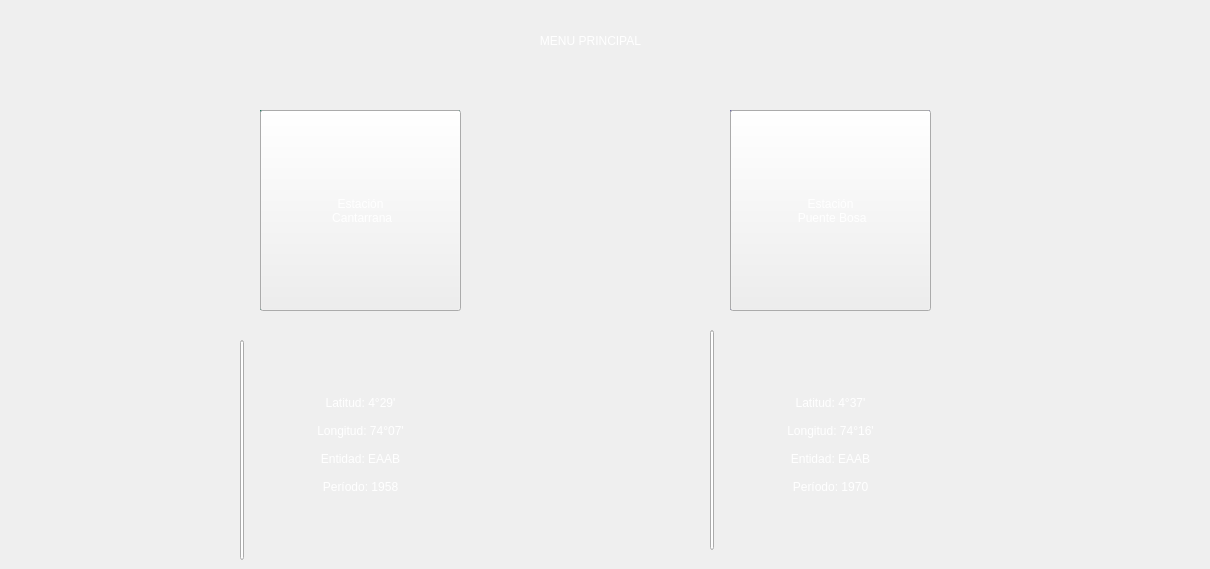
                     <widget class="QWidget" name="MenuPrincipal">
                      <widget class="QPlainTextEdit" name="txtCantarrana">
                       <property name="geometry">
                        <rect>
                         <x>260</x>
                         <y>110</y>
                         <width>200</width>
                         <height>200</height>
                        </rect>
                       </property>
                       <property name="minimumSize">
                        <size>
                         <width>200</width>
                         <height>200</height>
                        </size>
                       </property>
                       <property name="font">
                        <font>
                         <family>Allerta</family>
                         <pointsize>18</pointsize>
                         <italic>false</italic>
                         <bold>false</bold>
                         <underline>false</underline>
                         <kerning>true</kerning>
                        </font>
                       </property>
                       <property name="toolTip">
                        <string>&lt;!DOCTYPE HTML PUBLIC &quot;-//W3C//DTD HTML 4.0//EN&quot; &quot;http://www.w3.org/TR/REC-html40/strict.dtd&quot;&gt;
&lt;html&gt;&lt;head&gt;&lt;meta name=&quot;qrichtext&quot; content=&quot;1&quot; /&gt;&lt;meta charset=&quot;utf-8&quot; /&gt;&lt;style type=&quot;text/css&quot;&gt;
p, li { white-space: pre-wrap; }
&lt;/style&gt;&lt;/head&gt;&lt;body style=&quot; font-family:'Allerta'; font-size:18pt; font-weight:500; font-style:normal;&quot;&gt;
&lt;p style=&quot;-qt-paragraph-type:empty; margin-top:30px; margin-bottom:0px; margin-left:0px; margin-right:0px; -qt-block-indent:0; text-indent:0px;&quot;&gt;&lt;br /&gt;&lt;/p&gt;&lt;/body&gt;&lt;/html&gt;</string>
                       </property>
                       <property name="whatsThis">
                        <string/>
                       </property>
                       <property name="layoutDirection">
                        <enum>Qt::LeftToRight</enum>
                       </property>
                       <property name="autoFillBackground">
                        <bool>false</bool>
                       </property>
                       <property name="styleSheet">
                        <string notr="true">font: 500 18pt &quot;Allerta&quot;;
background-color: rgb(57, 163, 136);
</string>
                       </property>
                       <property name="readOnly">
                        <bool>false</bool>
                       </property>
                       <property name="plainText">
                        <string/>
                       </property>
                       <property name="tabStopDistance">
                        <double>96.000000000000000</double>
                       </property>
                      </widget>
                      <widget class="QPushButton" name="botonMenuCantarrana">
                       <property name="geometry">
                        <rect>
                         <x>260</x>
                         <y>110</y>
                         <width>201</width>
                         <height>201</height>
                        </rect>
                       </property>
                       <property name="styleSheet">
                        <string notr="true">font: 650 20pt &quot;Allerta&quot;;
color: rgb(255, 255, 255);
border-color: transparent;</string>
                       </property>
                       <property name="text">
                        <string>Estación 
 Cantarrana</string>
                       </property>
                      </widget>
                      <widget class="QPlainTextEdit" name="txtBosa">
                       <property name="geometry">
                        <rect>
                         <x>730</x>
                         <y>110</y>
                         <width>200</width>
                         <height>200</height>
                        </rect>
                       </property>
                       <property name="minimumSize">
                        <size>
                         <width>200</width>
                         <height>200</height>
                        </size>
                       </property>
                       <property name="font">
                        <font>
                         <family>Allerta</family>
                         <pointsize>18</pointsize>
                         <italic>false</italic>
                         <bold>false</bold>
                         <underline>false</underline>
                         <kerning>true</kerning>
                        </font>
                       </property>
                       <property name="toolTip">
                        <string>&lt;!DOCTYPE HTML PUBLIC &quot;-//W3C//DTD HTML 4.0//EN&quot; &quot;http://www.w3.org/TR/REC-html40/strict.dtd&quot;&gt;
&lt;html&gt;&lt;head&gt;&lt;meta name=&quot;qrichtext&quot; content=&quot;1&quot; /&gt;&lt;meta charset=&quot;utf-8&quot; /&gt;&lt;style type=&quot;text/css&quot;&gt;
p, li { white-space: pre-wrap; }
&lt;/style&gt;&lt;/head&gt;&lt;body style=&quot; font-family:'Allerta'; font-size:18pt; font-weight:500; font-style:normal;&quot;&gt;
&lt;p style=&quot;-qt-paragraph-type:empty; margin-top:30px; margin-bottom:0px; margin-left:0px; margin-right:0px; -qt-block-indent:0; text-indent:0px;&quot;&gt;&lt;br /&gt;&lt;/p&gt;&lt;/body&gt;&lt;/html&gt;</string>
                       </property>
                       <property name="whatsThis">
                        <string/>
                       </property>
                       <property name="layoutDirection">
                        <enum>Qt::LeftToRight</enum>
                       </property>
                       <property name="autoFillBackground">
                        <bool>false</bool>
                       </property>
                       <property name="styleSheet">
                        <string notr="true">font: 500 18pt &quot;Allerta&quot;;
background-color: rgb(145, 145, 217);
</string>
                       </property>
                       <property name="readOnly">
                        <bool>false</bool>
                       </property>
                       <property name="plainText">
                        <string/>
                       </property>
                       <property name="tabStopDistance">
                        <double>96.000000000000000</double>
                       </property>
                      </widget>
                      <widget class="QPushButton" name="botonMenuBosa">
                       <property name="geometry">
                        <rect>
                         <x>730</x>
                         <y>110</y>
                         <width>201</width>
                         <height>201</height>
                        </rect>
                       </property>
                       <property name="styleSheet">
                        <string notr="true">font: 650 20pt &quot;Allerta&quot;;
color: rgb(255, 255, 255);
border-color: transparent;</string>
                       </property>
                       <property name="text">
                        <string>Estación 
 Puente Bosa</string>
                       </property>
                      </widget>
                      <widget class="QLabel" name="CantarranaBtnLbl_3">
                       <property name="geometry">
                        <rect>
                         <x>260</x>
                         <y>340</y>
                         <width>201</width>
                         <height>210</height>
                        </rect>
                       </property>
                       <property name="sizePolicy">
                        <sizepolicy hsizetype="Fixed" vsizetype="Preferred">
                         <horstretch>0</horstretch>
                         <verstretch>0</verstretch>
                        </sizepolicy>
                       </property>
                       <property name="styleSheet">
                        <string notr="true">font: 400 16pt &quot;Allerta&quot;;
color: rgb(255, 255, 255);
border-color: transparent;</string>
                       </property>
                       <property name="lineWidth">
                        <number>1</number>
                       </property>
                       <property name="text">
                        <string>Latitud: 4°29' 

Longitud: 74°07' 
 
Entidad: EAAB 

Período: 1958</string>
                       </property>
                       <property name="alignment">
                        <set>Qt::AlignCenter</set>
                       </property>
                      </widget>
                      <widget class="QLabel" name="CantarranaBtnLbl_4">
                       <property name="geometry">
                        <rect>
                         <x>730</x>
                         <y>340</y>
                         <width>201</width>
                         <height>210</height>
                        </rect>
                       </property>
                       <property name="sizePolicy">
                        <sizepolicy hsizetype="Fixed" vsizetype="Preferred">
                         <horstretch>0</horstretch>
                         <verstretch>0</verstretch>
                        </sizepolicy>
                       </property>
                       <property name="styleSheet">
                        <string notr="true">font: 400 16pt &quot;Allerta&quot;;
color: rgb(255, 255, 255);
border-color: transparent;</string>
                       </property>
                       <property name="lineWidth">
                        <number>1</number>
                       </property>
                       <property name="text">
                        <string>Latitud: 4°37' 

Longitud: 74°16' 
 
Entidad: EAAB 

Período: 1970</string>
                       </property>
                       <property name="alignment">
                        <set>Qt::AlignCenter</set>
                       </property>
                      </widget>
                      <widget class="QLineEdit" name="EstacionLbl_13">
                       <property name="geometry">
                        <rect>
                         <x>240</x>
                         <y>340</y>
                         <width>4</width>
                         <height>220</height>
                        </rect>
                       </property>
                       <property name="sizePolicy">
                        <sizepolicy hsizetype="Fixed" vsizetype="Fixed">
                         <horstretch>0</horstretch>
                         <verstretch>0</verstretch>
                        </sizepolicy>
                       </property>
                       <property name="minimumSize">
                        <size>
                         <width>4</width>
                         <height>220</height>
                        </size>
                       </property>
                       <property name="maximumSize">
                        <size>
                         <width>2</width>
                         <height>220</height>
                        </size>
                       </property>
                       <property name="toolTip">
                        <string/>
                       </property>
                       <property name="whatsThis">
                        <string>&lt;!DOCTYPE HTML PUBLIC &quot;-//W3C//DTD HTML 4.0//EN&quot; &quot;http://www.w3.org/TR/REC-html40/strict.dtd&quot;&gt;
&lt;html&gt;&lt;head&gt;&lt;meta name=&quot;qrichtext&quot; content=&quot;1&quot; /&gt;&lt;meta charset=&quot;utf-8&quot; /&gt;&lt;style type=&quot;text/css&quot;&gt;
p, li { white-space: pre-wrap; }
&lt;/style&gt;&lt;/head&gt;&lt;body style=&quot; font-family:'Allerta'; font-size:12pt; font-weight:650; font-style:normal;&quot;&gt;
&lt;p style=&quot; margin-top:0px; margin-bottom:0px; margin-left:0px; margin-right:0px; -qt-block-indent:0; text-indent:0px;&quot;&gt; &lt;/p&gt;&lt;/body&gt;&lt;/html&gt;</string>
                       </property>
                       <property name="styleSheet">
                        <string notr="true">border-color: rgb(89, 255, 211);
font: 550 11pt &quot;Allerta&quot;;</string>
                       </property>
                       <property name="text">
                        <string/>
                       </property>
                       <property name="placeholderText">
                        <string/>
                       </property>
                      </widget>
                      <widget class="QLineEdit" name="EstacionLbl_14">
                       <property name="geometry">
                        <rect>
                         <x>710</x>
                         <y>330</y>
                         <width>4</width>
                         <height>220</height>
                        </rect>
                       </property>
                       <property name="sizePolicy">
                        <sizepolicy hsizetype="Fixed" vsizetype="Fixed">
                         <horstretch>0</horstretch>
                         <verstretch>0</verstretch>
                        </sizepolicy>
                       </property>
                       <property name="minimumSize">
                        <size>
                         <width>4</width>
                         <height>220</height>
                        </size>
                       </property>
                       <property name="maximumSize">
                        <size>
                         <width>2</width>
                         <height>220</height>
                        </size>
                       </property>
                       <property name="toolTip">
                        <string/>
                       </property>
                       <property name="whatsThis">
                        <string>&lt;!DOCTYPE HTML PUBLIC &quot;-//W3C//DTD HTML 4.0//EN&quot; &quot;http://www.w3.org/TR/REC-html40/strict.dtd&quot;&gt;
&lt;html&gt;&lt;head&gt;&lt;meta name=&quot;qrichtext&quot; content=&quot;1&quot; /&gt;&lt;meta charset=&quot;utf-8&quot; /&gt;&lt;style type=&quot;text/css&quot;&gt;
p, li { white-space: pre-wrap; }
&lt;/style&gt;&lt;/head&gt;&lt;body style=&quot; font-family:'Allerta'; font-size:12pt; font-weight:650; font-style:normal;&quot;&gt;
&lt;p style=&quot; margin-top:0px; margin-bottom:0px; margin-left:0px; margin-right:0px; -qt-block-indent:0; text-indent:0px;&quot;&gt; &lt;/p&gt;&lt;/body&gt;&lt;/html&gt;</string>
                       </property>
                       <property name="styleSheet">
                        <string notr="true">border-color: rgb(169, 161, 255);
font: 550 11pt &quot;Allerta&quot;;</string>
                       </property>
                       <property name="text">
                        <string/>
                       </property>
                       <property name="placeholderText">
                        <string/>
                       </property>
                      </widget>
                      <widget class="QLabel" name="CantarranaBtnLbl_7">
                       <property name="geometry">
                        <rect>
                         <x>-10</x>
                         <y>0</y>
                         <width>1201</width>
                         <height>81</height>
                        </rect>
                       </property>
                       <property name="sizePolicy">
                        <sizepolicy hsizetype="Fixed" vsizetype="Preferred">
                         <horstretch>0</horstretch>
                         <verstretch>0</verstretch>
                        </sizepolicy>
                       </property>
                       <property name="styleSheet">
                        <string notr="true">color: rgb(255, 255, 255);
border-color: transparent;
font: 900 60pt&quot;Market Deco&quot;;</string>
                       </property>
                       <property name="lineWidth">
                        <number>1</number>
                       </property>
                       <property name="text">
                        <string>MENU PRINCIPAL</string>
                       </property>
                       <property name="alignment">
                        <set>Qt::AlignCenter</set>
                       </property>
                      </widget>
                     </widget>
